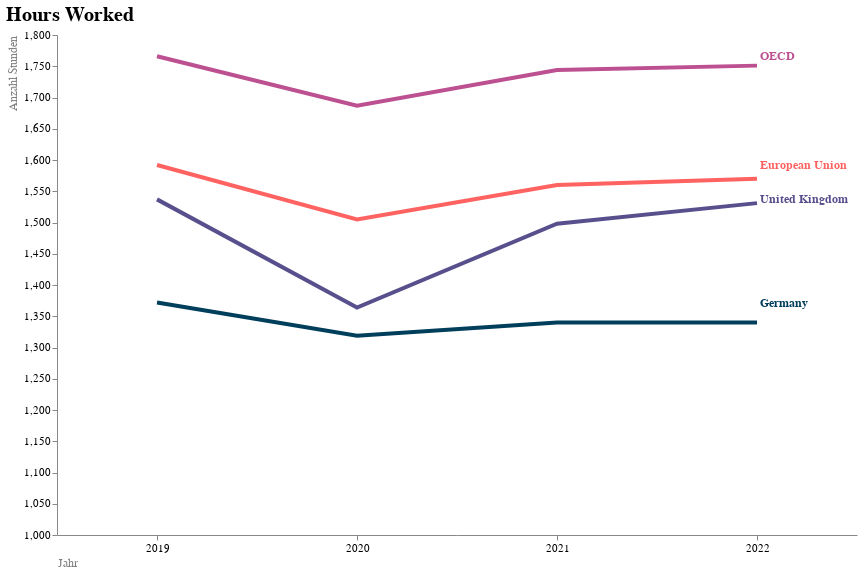

Notebook cell for this chart:
### Code cell
linechart1_final = alt.layer(linechart1, linechart_labels).configure_view(
    strokeWidth=0
).configure_title(
    fontSize=20,
    anchor='start',
    fontWeight='bold',
).configure_axis(
    labelFontSize = 11,
    titleFontSize = 12,
    titleFontWeight= 'normal',
    titleColor='grey'
).configure_text(
    fontWeight='bold',
    fontSize = 12
)

linechart1_final

### Figure 1 — Vega-Lite specification as saved in the notebook (floating-point values rounded to 4 significant figures)
{"config": {"view": {"continuousWidth": 300, "continuousHeight": 300, "strokeWidth": 0}, "axis": {"labelFontSize": 11, "titleColor": "grey", "titleFontSize": 12, "titleFontWeight": "normal"}, "text": {"fontSize": 12, "fontWeight": "bold"}, "title": {"anchor": "start", "fontSize": 20, "fontWeight": "bold"}}, "layer": [{"mark": {"type": "line"}, "encoding": {"color": {"field": "LOCATION", "scale": {"range": ["#003f5c", "#58508d", "#bc5090", "#ff6361", "#ffa600"]}, "type": "nominal"}, "strokeWidth": {"value": 4}, "tooltip": [{"field": "LOCATION", "type": "nominal"}], "x": {"axis": {"titleAnchor": "start", "labelAngle": 0}, "field": "TIME", "title": "Jahr", "type": "ordinal"}, "y": {"axis": {"title": "Anzahl Stunden", "titleAnchor": "end", "grid": false}, "field": "VALUE", "scale": {"domain": [1000, 1800]}, "type": "quantitative"}}, "title": "Hours Worked"}, {"mark": {"type": "text", "align": "left", "dx": 3}, "encoding": {"color": {"field": "LOCATION", "legend": null, "scale": {"domain": ["Germany", "Germany", "Germany", "Germany", "United Kingdom", "United Kingdom", "United Kingdom", "United Kingdom", "OECD", "OECD", "OECD", "OECD", "European Union", "European Union", "European Union", "European Union"], "type": "ordinal"}, "type": "nominal"}, "text": {"field": "LOCATION", "type": "nominal"}, "x": {"aggregate": "max", "field": "TIME", "type": "ordinal"}, "y": {"aggregate": {"argmax": "VALUE"}, "field": "VALUE", "scale": {"domain": [1000, 1800]}, "type": "quantitative"}}}], "data": {"name": "data-6095557a56f44f914014977e50b81c65"}, "height": 500, "width": 800, "$schema": "https://vega.github.io/schema/vega-lite/v5.15.1.json", "datasets": {"data-6095557a56f44f914014977e50b81c65": [{"LOCATION": "Germany", "SUBJECT": "TOT", "MEASURE": "HR_WKD", "TIME": 2019, "VALUE": 1372}, {"LOCATION": "Germany", "SUBJECT": "TOT", "MEASURE": "HR_WKD", "TIME": 2020, "VALUE": 1319}, {"LOCATION": "Germany", "SUBJECT": "TOT", "MEASURE": "HR_WKD", "TIME": 2021, "VALUE": 1340}, {"LOCATION": "Germany", "SUBJECT": "TOT", "MEASURE": "HR_WKD", "TIME": 2022, "VALUE": 1340}, {"LOCATION": "United Kingdom", "SUBJECT": "TOT", "MEASURE": "HR_WKD", "TIME": 2019, "VALUE": 1537}, {"LOCATION": "United Kingdom", "SUBJECT": "TOT", "MEASURE": "HR_WKD", "TIME": 2020, "VALUE": 1364}, {"LOCATION": "United Kingdom", "SUBJECT": "TOT", "MEASURE": "HR_WKD", "TIME": 2021, "VALUE": 1498}, {"LOCATION": "United Kingdom", "SUBJECT": "TOT", "MEASURE": "HR_WKD", "TIME": 2022, "VALUE": 1531}, {"LOCATION": "OECD", "SUBJECT": "TOT", "MEASURE": "HR_WKD", "TIME": 2019, "VALUE": 1766}, {"LOCATION": "OECD", "SUBJECT": "TOT", "MEASURE": "HR_WKD", "TIME": 2020, "VALUE": 1687}, {"LOCATION": "OECD", "SUBJECT": "TOT", "MEASURE": "HR_WKD", "TIME": 2021, "VALUE": 1744}, {"LOCATION": "OECD", "SUBJECT": "TOT", "MEASURE": "HR_WKD", "TIME": 2022, "VALUE": 1751}, {"LOCATION": "European Union", "SUBJECT": "TOT", "MEASURE": "HR_WKD", "TIME": 2019, "VALUE": 1592}, {"LOCATION": "European Union", "SUBJECT": "TOT", "MEASURE": "HR_WKD", "TIME": 2020, "VALUE": 1505}, {"LOCATION": "European Union", "SUBJECT": "TOT", "MEASURE": "HR_WKD", "TIME": 2021, "VALUE": 1560}, {"LOCATION": "European Union", "SUBJECT": "TOT", "MEASURE": "HR_WKD", "TIME": 2022, "VALUE": 1570}]}}
